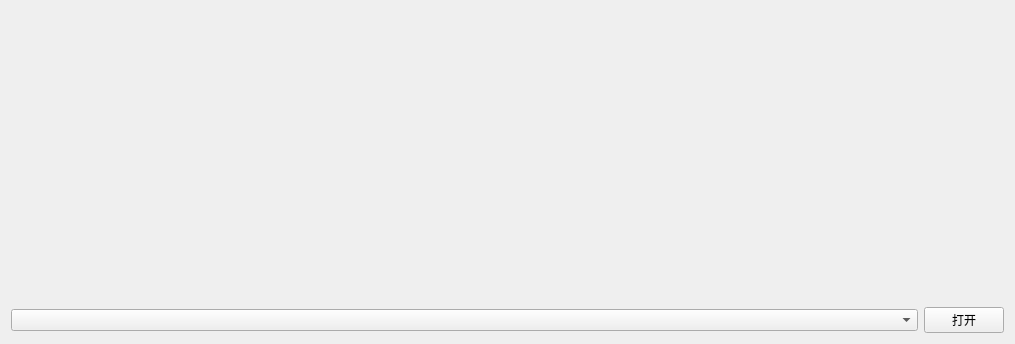
<?xml version="1.0" encoding="UTF-8"?>
<ui version="4.0">
 <class>VideoFFMpeg</class>
 <widget class="QWidget" name="VideoFFMpeg">
  <property name="geometry">
   <rect>
    <x>0</x>
    <y>0</y>
    <width>1015</width>
    <height>344</height>
   </rect>
  </property>
  <property name="windowTitle">
   <string>Form</string>
  </property>
  <layout class="QVBoxLayout" name="verticalLayout">
   <item>
    <widget class="FFmpegWidget" name="widget" native="true">
     <property name="sizePolicy">
      <sizepolicy hsizetype="Preferred" vsizetype="Expanding">
       <horstretch>0</horstretch>
       <verstretch>0</verstretch>
      </sizepolicy>
     </property>
    </widget>
   </item>
   <item>
    <layout class="QHBoxLayout" name="horizontalLayout">
     <item>
      <widget class="QComboBox" name="comboBoxVideoSource"/>
     </item>
     <item>
      <widget class="QPushButton" name="pushButtonOpen">
       <property name="maximumSize">
        <size>
         <width>80</width>
         <height>16777215</height>
        </size>
       </property>
       <property name="text">
        <string>打开</string>
       </property>
      </widget>
     </item>
    </layout>
   </item>
  </layout>
 </widget>
 <customwidgets>
  <customwidget>
   <class>FFmpegWidget</class>
   <extends>QWidget</extends>
   <header>ffmpeg.h</header>
   <container>1</container>
  </customwidget>
 </customwidgets>
 <resources/>
 <connections/>
</ui>
